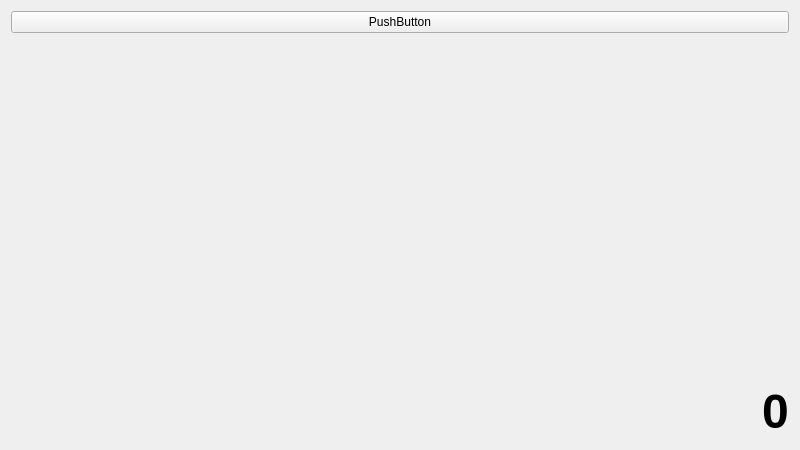
<?xml version="1.0" encoding="UTF-8"?>
<ui version="4.0">
 <class>GuiForm</class>
 <widget class="QWidget" name="GuiForm">
  <property name="enabled">
   <bool>true</bool>
  </property>
  <property name="geometry">
   <rect>
    <x>0</x>
    <y>0</y>
    <width>800</width>
    <height>450</height>
   </rect>
  </property>
  <property name="windowTitle">
   <string>Form</string>
  </property>
  <property name="styleSheet">
   <string notr="true"/>
  </property>
  <layout class="QGridLayout" name="gridLayout">
   <item row="2" column="0">
    <spacer name="verticalSpacer">
     <property name="orientation">
      <enum>Qt::Vertical</enum>
     </property>
     <property name="sizeHint" stdset="0">
      <size>
       <width>20</width>
       <height>383</height>
      </size>
     </property>
    </spacer>
   </item>
   <item row="0" column="0">
    <widget class="QPushButton" name="pushButton">
     <property name="text">
      <string>PushButton</string>
     </property>
    </widget>
   </item>
   <item row="4" column="0">
    <layout class="QHBoxLayout" name="horizontalLayout">
     <item>
      <spacer name="horizontalSpacer">
       <property name="orientation">
        <enum>Qt::Horizontal</enum>
       </property>
       <property name="sizeHint" stdset="0">
        <size>
         <width>40</width>
         <height>20</height>
        </size>
       </property>
      </spacer>
     </item>
     <item>
      <widget class="QLabel" name="fpsLabel">
       <property name="font">
        <font>
         <family>MS Sans Serif</family>
         <pointsize>36</pointsize>
         <weight>75</weight>
         <bold>true</bold>
        </font>
       </property>
       <property name="styleSheet">
        <string notr="true">QLabel
{
	qproperty-alignment: left;
	background-color: rgba(0xff, 0xff, 0xff, 0xff);
}</string>
       </property>
       <property name="text">
        <string>0</string>
       </property>
      </widget>
     </item>
    </layout>
   </item>
  </layout>
 </widget>
 <resources/>
 <connections>
  <connection>
   <sender>pushButton</sender>
   <signal>clicked()</signal>
   <receiver>GuiForm</receiver>
   <slot>beep()</slot>
   <hints>
    <hint type="sourcelabel">
     <x>361</x>
     <y>26</y>
    </hint>
    <hint type="destinationlabel">
     <x>718</x>
     <y>65</y>
    </hint>
   </hints>
  </connection>
 </connections>
 <slots>
  <slot>beep()</slot>
 </slots>
</ui>
